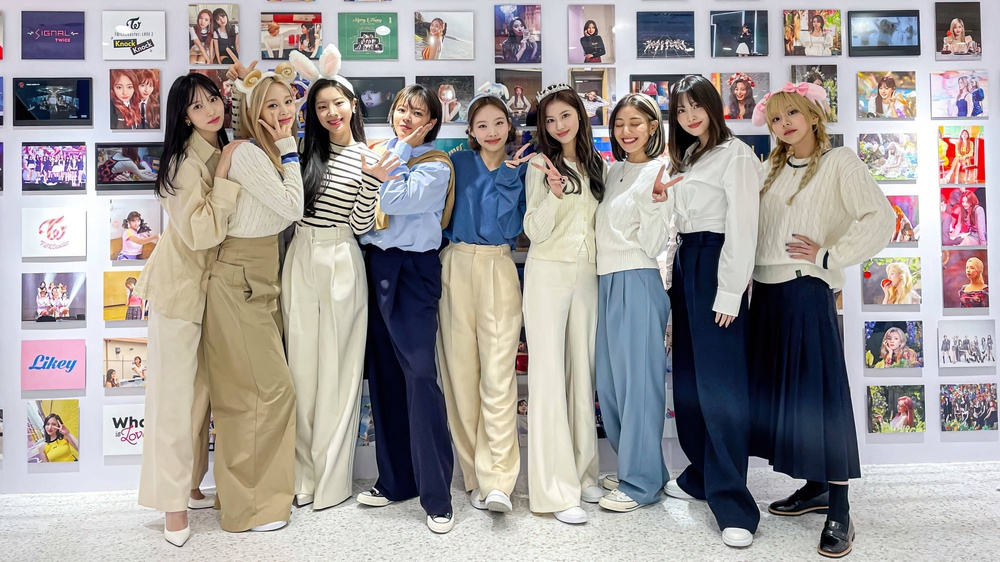
//> input picture Bini2.jpeg, 1000 x 562 px, shrunk from 4096 x 2304 before the run
$ ./mainCPU   (built with g++ and OpenCV 4)
//> lines starting //> are read from the running program, lines starting //| are printed output that depends on the picture
### image_processing.hpp
#include <iostream>
#include <math.h>

void grayScaleCUDA(unsigned char* input_image, int height, int width, int channels, unsigned char* output_image);
void grayScaleCPU(unsigned char* input_image, int height, int width, int channels, unsigned char* output_image);
unsigned char* createImageBuffer(unsigned int bytes);
void destroyImageBuffer(unsigned char* bytes);

### image_processing.cpp
#include "image_processing.hpp"

void grayScaleCPU(uint8_t *input_image, int width, int height, int channels, uint8_t *output_image)
{
    int sum = 0;
    int r, g, b;
    for (int x = 0; x < width; x++)
    {
        for (int y = 0; y < height; y++)
        {
            b = input_image[(height * x + y) * channels];
            g = input_image[(height * x + y) * channels + 1];
            r = input_image[(height * x + y) * channels + 2];
            sum = (r + g + b) / 3;
            output_image[height * x + y] = sum;
        }
    }
}

### mainCPU.cpp
#include <iostream>
#include <stdio.h>
#include <opencv2/opencv.hpp>
#include <opencv2/core/core.hpp>
#include <opencv2/highgui/highgui.hpp>

#include "image_processing.hpp"

int main() {
    cv::Mat image = cv::imread("../Bini2.jpeg");
//> image is the input picture: 562 rows x 1000 cols, CV_8UC3; mean B, G, R 154.5, 155.5, 160.7
    cv::Mat image_output(cv::Size(image.cols, image.rows), CV_8UC1);
    clock_t begin = clock();
    grayScaleCPU(image.data, image.rows, image.cols, image.channels(), image_output.data);
//> the loop in grayScaleCPU, `for (int x = 0; x < width; x++)` made 562 passes
//> (b, g, r, sum) on passes 1 to 3: (213, 200, 202, 205), (213, 200, 202, 205), (213, 200, 202, 205)
//> after the loop in grayScaleCPU, `for (int x = 0; x < width; x++)`: b = 210; g = 212; sum = 211
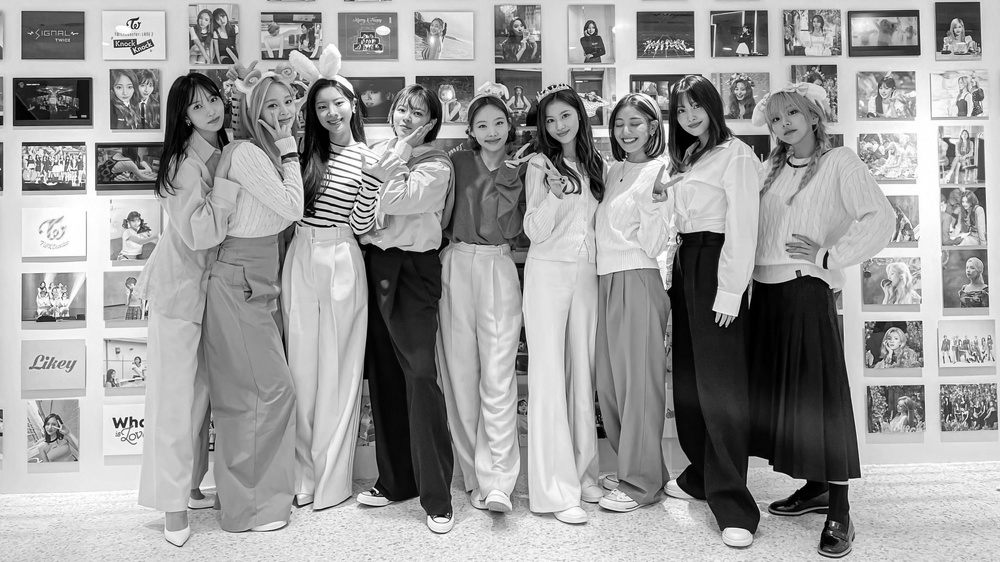
//> image_output: 562 rows x 1000 cols, CV_8UC1; min 0, max 255, mean 156.6
    clock_t end = clock();
    double time = double(end - begin) / CLOCKS_PER_SEC;
    std::cout << "Time: " << time << std::endl;
    cv::imwrite("image_output_CPU.jpg", image_output);
    return 0;
}
